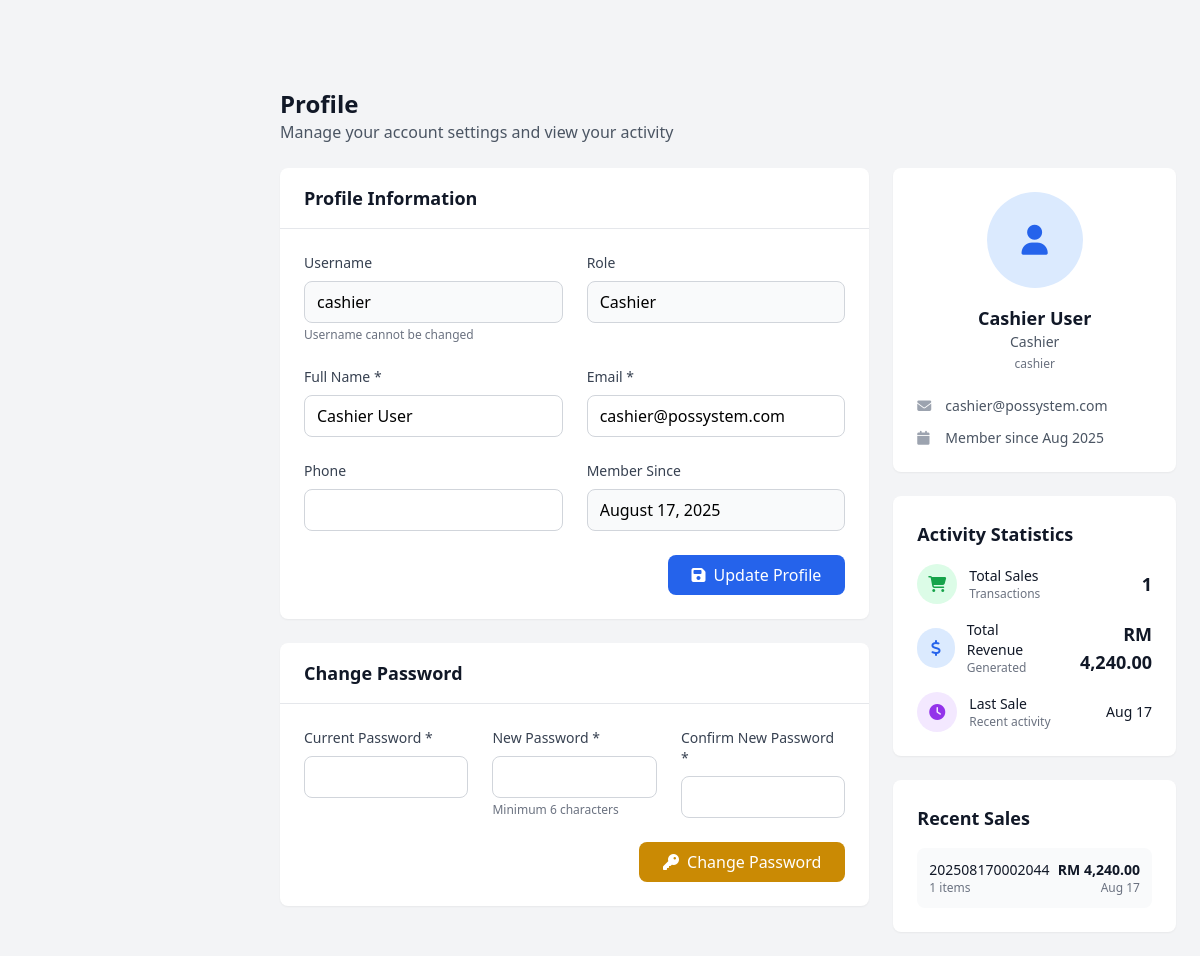
The app's page /profile.php (signed in) with its own data.
### tables this page shows
CREATE TABLE IF NOT EXISTS `users` (
  `id` int NOT NULL AUTO_INCREMENT,
  `username` varchar(50) NOT NULL,
  `password` varchar(255) NOT NULL,
  `full_name` varchar(100) NOT NULL,
  `email` varchar(255) DEFAULT NULL,
  `phone` varchar(50) DEFAULT NULL,
  `role` enum('admin','manager','cashier') DEFAULT 'cashier',
  `is_active` tinyint(1) DEFAULT '1',
  `last_login` timestamp NULL DEFAULT NULL,
  `created_at` timestamp NULL DEFAULT CURRENT_TIMESTAMP,
  `updated_at` timestamp NULL DEFAULT CURRENT_TIMESTAMP ON UPDATE CURRENT_TIMESTAMP,
  PRIMARY KEY (`id`),
  UNIQUE KEY `username` (`username`)
);

CREATE TABLE IF NOT EXISTS `sales` (
  `id` int NOT NULL AUTO_INCREMENT,
  `invoice_number` varchar(50) NOT NULL,
  `session_id` int DEFAULT NULL,
  `member_id` int DEFAULT NULL,
  `user_id` int NOT NULL,
  `subtotal` decimal(10,2) NOT NULL,
  `discount_amount` decimal(10,2) DEFAULT '0.00',
  `tax_amount` decimal(10,2) DEFAULT '0.00',
  `total_amount` decimal(10,2) NOT NULL,
  `payment_method` varchar(150) DEFAULT 'cash',
  `payment_method_id` int DEFAULT NULL,
  `payment_status` enum('paid','pending','refunded') DEFAULT 'paid',
  `notes` text,
  `created_at` timestamp NULL DEFAULT CURRENT_TIMESTAMP,
  `updated_at` timestamp NULL DEFAULT CURRENT_TIMESTAMP ON UPDATE CURRENT_TIMESTAMP,
  PRIMARY KEY (`id`),
  UNIQUE KEY `invoice_number` (`invoice_number`),
  KEY `session_id` (`session_id`),
  KEY `member_id` (`member_id`),
  KEY `user_id` (`user_id`),
  KEY `idx_sales_invoice` (`invoice_number`),
  KEY `idx_sales_date` (`created_at`),
  KEY `fk_sales_payment_method` (`payment_method_id`)
);

### profile.php (the view, shortened to what the rows shown need)
<?php
$user_id = $_SESSION['user_id'];
$user_query = "SELECT * FROM users WHERE id = ?";
$stmt = mysqli_prepare($conn, $user_query);
mysqli_stmt_bind_param($stmt, 'i', $user_id);
mysqli_stmt_execute($stmt);
$user_result = mysqli_stmt_get_result($stmt);
$user = mysqli_fetch_assoc($user_result);
$recent_sales_query = "SELECT
    s.id,
    s.invoice_number,
    s.total_amount,
    s.payment_method,
    s.created_at,
    COUNT(si.id) as items_count
FROM sales s
LEFT JOIN sale_items si ON s.id = si.sale_id
WHERE s.user_id = ?
GROUP BY s.id
ORDER BY s.created_at DESC
LIMIT 5";
$stmt = mysqli_prepare($conn, $recent_sales_query);
mysqli_stmt_bind_param($stmt, 'i', $user_id);
mysqli_stmt_execute($stmt);
$recent_sales_result = mysqli_stmt_get_result($stmt);
?>
<!DOCTYPE html>
<html lang="en">
<head>
    <script src="https://cdn.tailwindcss.com"></script>
    <link rel="stylesheet" href="https://cdnjs.cloudflare.com/ajax/libs/font-awesome/6.4.0/css/all.min.css">
</head>
<body class="bg-gray-100">
    <div class="main-content lg:ml-64 pt-16">
        <div class="p-6">
            <div class="mb-6">
                <h1 class="text-2xl font-bold text-gray-900">Profile</h1>
            </div>
            <div class="grid grid-cols-1 lg:grid-cols-3 gap-6">
                <div class="lg:col-span-2">
                    <div class="bg-white rounded-lg shadow-sm">
                        <div class="px-6 py-4 border-b border-gray-200">
                            <h2 class="text-lg font-semibold text-gray-900">Profile Information</h2>
                        </div>
                        <div class="p-6">
                            <form method="POST" class="space-y-6">
                                <div class="grid grid-cols-1 md:grid-cols-2 gap-6">
                                    <div>
                                        <label class="block text-sm font-medium text-gray-700 mb-2">Username</label>
                                                                                <input type="text" value="<?= htmlspecialchars($user['username'] ?? '') ?>"
                                               class="w-full border border-gray-300 rounded-lg px-3 py-2 bg-gray-50"
                                               readonly>
                                        <p class="text-xs text-gray-500 mt-1">Username cannot be changed</p>
                                    </div>
                                    <div>
                                        <label class="block text-sm font-medium text-gray-700 mb-2">Role</label>
                                                                                <input type="text" value="<?= ucfirst(htmlspecialchars($user['role'] ?? '')) ?>"
                                               class="w-full border border-gray-300 rounded-lg px-3 py-2 bg-gray-50"
                                               readonly>
                                    </div>
                                    <div>
                                        <label class="block text-sm font-medium text-gray-700 mb-2">Full Name *</label>
                                        <input type="text" name="full_name" value="<?= htmlspecialchars($user['full_name'] ?? '') ?>"
                                               class="w-full border border-gray-300 rounded-lg px-3 py-2 focus:ring-2 focus:ring-blue-500 focus:border-transparent"
                                               required>
                                    </div>
                                    <div>
                                        <label class="block text-sm font-medium text-gray-700 mb-2">Email *</label>
                                        <input type="email" name="email" value="<?= htmlspecialchars($user['email'] ?? '') ?>"
                                               class="w-full border border-gray-300 rounded-lg px-3 py-2 focus:ring-2 focus:ring-blue-500 focus:border-transparent"
                                               required>
                                    </div>
                                    <div>
                                        <label class="block text-sm font-medium text-gray-700 mb-2">Member Since</label>
                                        <input type="text" value="<?= date('F j, Y', strtotime($user['created_at'])) ?>"
                                               class="w-full border border-gray-300 rounded-lg px-3 py-2 bg-gray-50"
                                               readonly>
                                    </div>
                                </div>
                            </form>
                        </div>
                    </div>
                    <div class="bg-white rounded-lg shadow-sm mt-6">
                        <div class="px-6 py-4 border-b border-gray-200">
                            <h2 class="text-lg font-semibold text-gray-900">Change Password</h2>
                        </div>
                    </div>
                </div>
                <div class="space-y-6">
                    <div class="bg-white rounded-lg shadow-sm p-6">
                        <div class="text-center">
                            <div class="w-24 h-24 mx-auto mb-4 rounded-full bg-blue-100 flex items-center justify-center">
                                <i class="fas fa-user text-3xl text-blue-600"></i>
                            </div>
                            <h3 class="text-lg font-semibold text-gray-900"><?= htmlspecialchars($user['full_name'] ?? '') ?></h3>
                            <p class="text-sm text-gray-600"><?= ucfirst(htmlspecialchars($user['role'] ?? '')) ?></p>
                            <p class="text-xs text-gray-500 mt-1"><?= htmlspecialchars($user['username'] ?? '') ?></p>
                        </div>
                        <div class="mt-6 space-y-3">
                            <div class="flex items-center text-sm">
                                <i class="fas fa-envelope text-gray-400 w-4 mr-3"></i>
                                <span class="text-gray-600"><?= htmlspecialchars($user['email'] ?? '') ?></span>
                            </div>
                            <div class="flex items-center text-sm">
                                <i class="fas fa-calendar text-gray-400 w-4 mr-3"></i>
                                <span class="text-gray-600">Member since <?= date('M Y', strtotime($user['created_at'])) ?></span>
                            </div>
                        </div>
                    </div>
                    <div class="bg-white rounded-lg shadow-sm p-6">
                        <?php if ($recent_sales_result && mysqli_num_rows($recent_sales_result) > 0): ?>
                            <div class="space-y-3">
                                <?php while ($sale = mysqli_fetch_assoc($recent_sales_result)): ?>
                                    <div class="flex items-center justify-between p-3 bg-gray-50 rounded-lg">
                                        <div>
                                            <p class="text-sm font-medium text-gray-900"><?= htmlspecialchars($sale['invoice_number']) ?></p>
                                            <p class="text-xs text-gray-500"><?= $sale['items_count'] ?> items</p>
                                        </div>
                                        <div class="text-right">
                                            <p class="text-sm font-bold text-gray-900">RM <?= number_format($sale['total_amount'], 2) ?></p>
                                            <p class="text-xs text-gray-500"><?= date('M j', strtotime($sale['created_at'])) ?></p>
                                        </div>
                                    </div>
                                <?php endwhile; ?>
                            </div>
                        <?php else: ?>
                            <p class="text-gray-500 text-center py-4">No recent sales</p>
                        <?php endif; ?>
                    </div>
                </div>
            </div>
        </div>
    </div>
</body>
</html>

### records on screen
users: username "cashier", role "Cashier", full_name "Cashier User", email "cashier@possystem.com", created_at "August 17, 2025", created_at "Aug 2025"
sales: invoice_number "202508170002044", items_count "1", total_amount "4,240.00", created_at "Aug 17"

### other values on screen
$activity_data['total_sales'] "1"
$activity_data['total_revenue'] "4,240.00"
date('M j', strtotime($activity_data['last_sale_date'])) "Aug 17"
